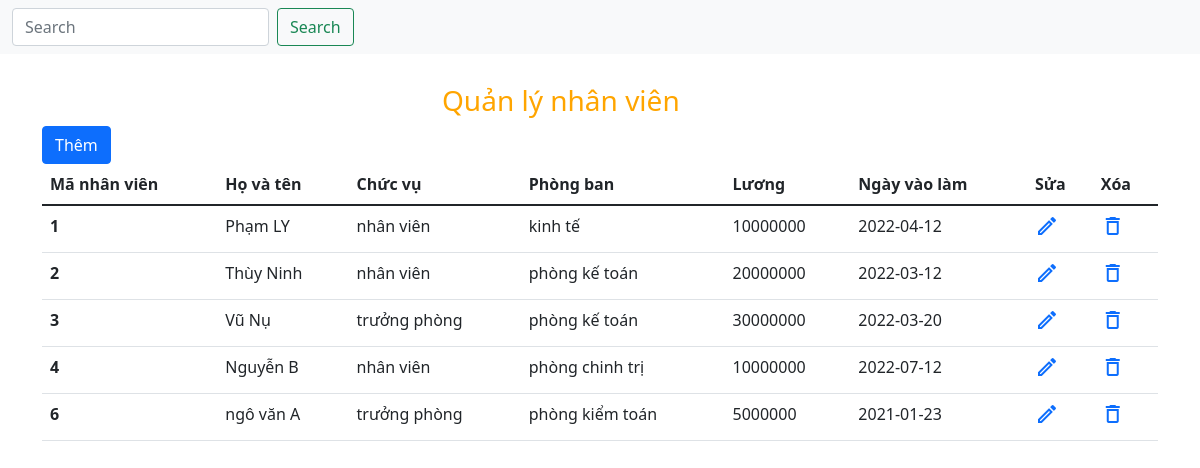
The page / on the database its author committed.
### tables this page shows
CREATE TABLE `db_nhanvien` (
  `maNV` int(10) UNSIGNED NOT NULL,
  `hovaten` varchar(20) NOT NULL,
  `chucvu` varchar(20) NOT NULL,
  `phongban` varchar(20) NOT NULL,
  `luong` float DEFAULT NULL,
  `ngayvaolam` date DEFAULT NULL
);

### src/index.php (the view, shortened to what this page needs)
<!DOCTYPE html>
<html lang="en">
<head>
    <link href="https://cdn.jsdelivr.net/npm/bootstrap@5.1.3/dist/css/bootstrap.min.css" rel="stylesheet">
</head>
<body>
    <div class="header">
      <nav class="navbar navbar-light bg-light">
       <div class="container-fluid">
          <form class="d-flex">
            <input class="form-control me-2" type="search" placeholder="Search" aria-label="Search">
           <button class="btn btn-outline-success" type="submit">Search</button>
          </form>
        </div>
       </nav>
    </div>
    <div class="container">
        <h3 style=" margin-left:400px ; margin-top:30px;color:orange">Quản lý nhân viên </h3>
        <button type="button" class="btn btn-primary"><a href="add.php " style="display: block; color: white;text-decoration:none">Thêm</a></button>
        <table class="table">
  <thead>
    <tr>
      <th scope="col">Mã nhân viên</th>
      <th scope="col">Họ và tên </th>
      <th scope="col">Chức vụ</th>
      <th scope="col">Phòng ban</th>
      <th scope="col">Lương</th>
      <th scope="col">Ngày vào làm</th>
      <th scope="col">Sửa</th>
      <th scope="col">Xóa</th>
    </tr>
  </thead>
  <tbody>
      <?php
            $conn = mysqli_connect('localhost','root','','1951060841_employee');
               $sql = "SELECT * FROM db_nhanvien";
               $result = mysqli_query($conn,$sql);
                if(mysqli_num_rows($result) > 0){
                    while($row = mysqli_fetch_assoc($result)){
            ?>
                        <tr>
                          <th scope="row"><?php echo $row['maNV']  ;      ?></th>
                           <td><?php echo $row['hovaten']  ;      ?></td>
                          <td><?php echo $row['chucvu']  ;      ?></td>
                          <td><?php echo $row['phongban']  ;      ?></td>
                          <td><?php echo $row['luong']  ;      ?></td>
                          <td><?php echo $row['ngayvaolam']  ;      ?></td>
                          <td><a href="update.php?id=<?php echo $row['maNV'] ?>"><span class="material-icons-outlined">edit</span></a>
                          </td>
                          <td><a href="delete.php?id=<?php echo $row['maNV'] ?>"><span class="material-icons-outlined">delete</span></a>
                         </td>
                           </tr>
        <?php
                    }
                }
       ?>
  </tbody>
    </table>
    </div>
</body>
</html>

### rows shown on the page
db_nhanvien: maNV "1", hovaten "Phạm LY", chucvu "nhân viên", phongban "kinh tế", luong "10000000", ngayvaolam "2022-04-12"
db_nhanvien: maNV "2", hovaten "Thùy Ninh", chucvu "nhân viên", phongban "phòng kế toán", luong "20000000", ngayvaolam "2022-03-12"
db_nhanvien: maNV "3", hovaten "Vũ Nụ", chucvu "trưởng phòng", phongban "phòng kế toán", luong "30000000", ngayvaolam "2022-03-20"
db_nhanvien: maNV "4", hovaten "Nguyễn B", chucvu "nhân viên", phongban "phòng chinh trị", luong "10000000", ngayvaolam "2022-07-12"
db_nhanvien: maNV "6", hovaten "ngô văn A", chucvu "trưởng phòng", phongban "phòng kiểm toán", luong "5000000", ngayvaolam "2021-01-23"
